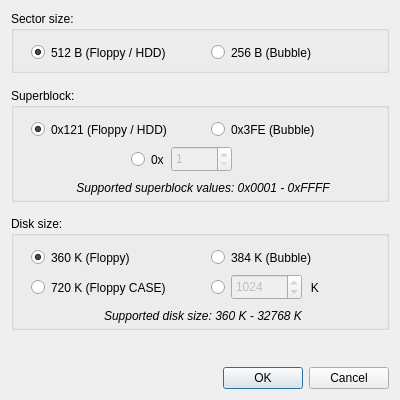
<?xml version="1.0" encoding="UTF-8"?>
<ui version="4.0">
 <class>CustDlg</class>
 <widget class="QDialog" name="CustDlg">
  <property name="geometry">
   <rect>
    <x>0</x>
    <y>0</y>
    <width>400</width>
    <height>400</height>
   </rect>
  </property>
  <property name="minimumSize">
   <size>
    <width>400</width>
    <height>400</height>
   </size>
  </property>
  <property name="maximumSize">
   <size>
    <width>400</width>
    <height>400</height>
   </size>
  </property>
  <property name="windowTitle">
   <string>New image</string>
  </property>
  <property name="windowIcon">
   <iconset resource="../icon/icon.qrc">
    <normaloff>:/icon/gridsmall.png</normaloff>:/icon/gridsmall.png</iconset>
  </property>
  <layout class="QVBoxLayout" name="verticalLayout">
   <item>
    <widget class="QGroupBox" name="groupBox">
     <property name="minimumSize">
      <size>
       <width>0</width>
       <height>62</height>
      </size>
     </property>
     <property name="title">
      <string>Sector size:</string>
     </property>
     <widget class="QRadioButton" name="radioButton">
      <property name="geometry">
       <rect>
        <x>20</x>
        <y>30</y>
        <width>151</width>
        <height>23</height>
       </rect>
      </property>
      <property name="text">
       <string>512 B (Floppy / HDD)</string>
      </property>
      <property name="checked">
       <bool>true</bool>
      </property>
     </widget>
     <widget class="QRadioButton" name="radioButton_2">
      <property name="geometry">
       <rect>
        <x>200</x>
        <y>30</y>
        <width>141</width>
        <height>23</height>
       </rect>
      </property>
      <property name="text">
       <string>256 B (Bubble)</string>
      </property>
     </widget>
    </widget>
   </item>
   <item>
    <spacer name="verticalSpacer">
     <property name="orientation">
      <enum>Qt::Vertical</enum>
     </property>
     <property name="sizeHint" stdset="0">
      <size>
       <width>20</width>
       <height>18</height>
      </size>
     </property>
    </spacer>
   </item>
   <item>
    <widget class="QGroupBox" name="groupBox_2">
     <property name="minimumSize">
      <size>
       <width>0</width>
       <height>114</height>
      </size>
     </property>
     <property name="title">
      <string>Superblock:</string>
     </property>
     <widget class="QRadioButton" name="radioButton_4">
      <property name="geometry">
       <rect>
        <x>200</x>
        <y>30</y>
        <width>141</width>
        <height>23</height>
       </rect>
      </property>
      <property name="text">
       <string>0x3FE (Bubble)</string>
      </property>
     </widget>
     <widget class="QRadioButton" name="radioButton_5">
      <property name="geometry">
       <rect>
        <x>120</x>
        <y>60</y>
        <width>41</width>
        <height>23</height>
       </rect>
      </property>
      <property name="text">
       <string>0x</string>
      </property>
     </widget>
     <widget class="QRadioButton" name="radioButton_3">
      <property name="geometry">
       <rect>
        <x>20</x>
        <y>30</y>
        <width>151</width>
        <height>23</height>
       </rect>
      </property>
      <property name="text">
       <string>0x121 (Floppy / HDD)</string>
      </property>
      <property name="checked">
       <bool>true</bool>
      </property>
     </widget>
     <widget class="QLabel" name="label">
      <property name="geometry">
       <rect>
        <x>2</x>
        <y>90</y>
        <width>380</width>
        <height>20</height>
       </rect>
      </property>
      <property name="font">
       <font>
        <italic>true</italic>
        <bold>false</bold>
       </font>
      </property>
      <property name="text">
       <string>Supported superblock values: 0x0001 - 0xFFFF</string>
      </property>
      <property name="alignment">
       <set>Qt::AlignCenter</set>
      </property>
     </widget>
     <widget class="QSpinBox" name="spinBox">
      <property name="enabled">
       <bool>false</bool>
      </property>
      <property name="geometry">
       <rect>
        <x>160</x>
        <y>58</y>
        <width>61</width>
        <height>26</height>
       </rect>
      </property>
      <property name="minimum">
       <number>1</number>
      </property>
      <property name="maximum">
       <number>65535</number>
      </property>
      <property name="value">
       <number>1</number>
      </property>
      <property name="displayIntegerBase">
       <number>16</number>
      </property>
     </widget>
    </widget>
   </item>
   <item>
    <spacer name="verticalSpacer_2">
     <property name="orientation">
      <enum>Qt::Vertical</enum>
     </property>
     <property name="sizeHint" stdset="0">
      <size>
       <width>20</width>
       <height>18</height>
      </size>
     </property>
    </spacer>
   </item>
   <item>
    <widget class="QGroupBox" name="groupBox_3">
     <property name="minimumSize">
      <size>
       <width>0</width>
       <height>114</height>
      </size>
     </property>
     <property name="title">
      <string>Disk size:</string>
     </property>
     <widget class="QRadioButton" name="radioButton_6">
      <property name="geometry">
       <rect>
        <x>20</x>
        <y>30</y>
        <width>151</width>
        <height>23</height>
       </rect>
      </property>
      <property name="text">
       <string>360 K (Floppy)</string>
      </property>
      <property name="checked">
       <bool>true</bool>
      </property>
     </widget>
     <widget class="QRadioButton" name="radioButton_7">
      <property name="geometry">
       <rect>
        <x>200</x>
        <y>30</y>
        <width>141</width>
        <height>23</height>
       </rect>
      </property>
      <property name="text">
       <string>384 K (Bubble)</string>
      </property>
     </widget>
     <widget class="QRadioButton" name="radioButton_8">
      <property name="geometry">
       <rect>
        <x>20</x>
        <y>60</y>
        <width>151</width>
        <height>23</height>
       </rect>
      </property>
      <property name="text">
       <string>720 K (Floppy CASE)</string>
      </property>
     </widget>
     <widget class="QRadioButton" name="radioButton_9">
      <property name="geometry">
       <rect>
        <x>200</x>
        <y>60</y>
        <width>141</width>
        <height>23</height>
       </rect>
      </property>
      <property name="text">
       <string>                        K</string>
      </property>
     </widget>
     <widget class="QLabel" name="label_2">
      <property name="geometry">
       <rect>
        <x>2</x>
        <y>90</y>
        <width>380</width>
        <height>20</height>
       </rect>
      </property>
      <property name="font">
       <font>
        <italic>true</italic>
       </font>
      </property>
      <property name="text">
       <string>Supported disk size: 360 K - 32768 K</string>
      </property>
      <property name="alignment">
       <set>Qt::AlignCenter</set>
      </property>
     </widget>
     <widget class="QSpinBox" name="spinBox_2">
      <property name="enabled">
       <bool>false</bool>
      </property>
      <property name="geometry">
       <rect>
        <x>220</x>
        <y>58</y>
        <width>71</width>
        <height>26</height>
       </rect>
      </property>
      <property name="minimum">
       <number>360</number>
      </property>
      <property name="maximum">
       <number>32768</number>
      </property>
      <property name="value">
       <number>1024</number>
      </property>
     </widget>
    </widget>
   </item>
   <item>
    <spacer name="verticalSpacer_3">
     <property name="orientation">
      <enum>Qt::Vertical</enum>
     </property>
     <property name="sizeHint" stdset="0">
      <size>
       <width>20</width>
       <height>40</height>
      </size>
     </property>
    </spacer>
   </item>
   <item>
    <widget class="QDialogButtonBox" name="buttonBox">
     <property name="orientation">
      <enum>Qt::Horizontal</enum>
     </property>
     <property name="standardButtons">
      <set>QDialogButtonBox::Cancel|QDialogButtonBox::Ok</set>
     </property>
    </widget>
   </item>
  </layout>
 </widget>
 <resources>
  <include location="../icon/icon.qrc"/>
 </resources>
 <connections>
  <connection>
   <sender>buttonBox</sender>
   <signal>accepted()</signal>
   <receiver>CustDlg</receiver>
   <slot>accept()</slot>
   <hints>
    <hint type="sourcelabel">
     <x>248</x>
     <y>254</y>
    </hint>
    <hint type="destinationlabel">
     <x>157</x>
     <y>274</y>
    </hint>
   </hints>
  </connection>
  <connection>
   <sender>buttonBox</sender>
   <signal>rejected()</signal>
   <receiver>CustDlg</receiver>
   <slot>reject()</slot>
   <hints>
    <hint type="sourcelabel">
     <x>316</x>
     <y>260</y>
    </hint>
    <hint type="destinationlabel">
     <x>286</x>
     <y>274</y>
    </hint>
   </hints>
  </connection>
 </connections>
</ui>
